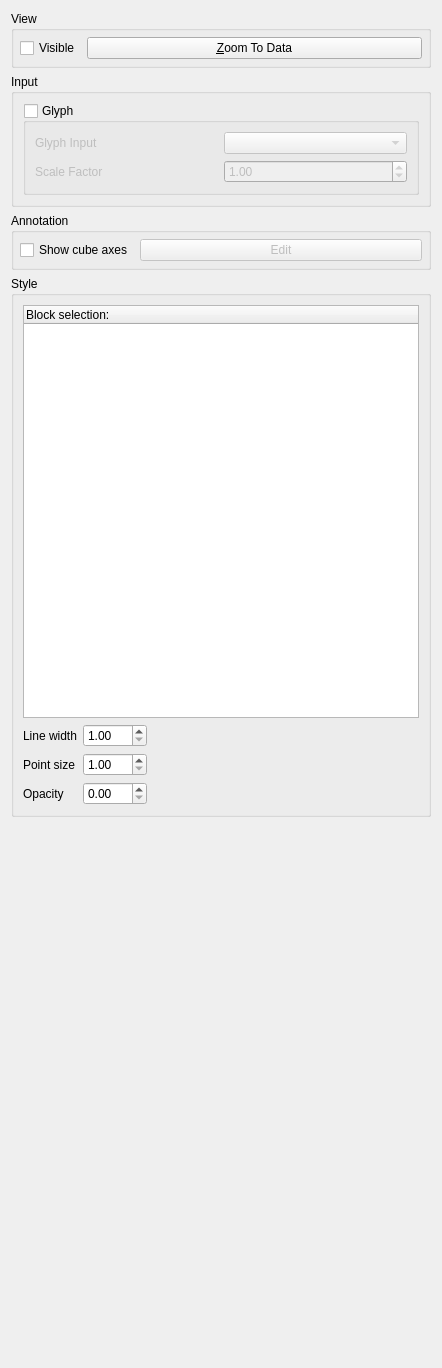
<?xml version="1.0" encoding="UTF-8"?>
<ui version="4.0">
 <class>NetDmfDisplayPanel</class>
 <widget class="QWidget" name="NetDmfDisplayPanel">
  <property name="geometry">
   <rect>
    <x>0</x>
    <y>0</y>
    <width>442</width>
    <height>1368</height>
   </rect>
  </property>
  <property name="windowTitle">
   <string>Form</string>
  </property>
  <layout class="QVBoxLayout">
   <item>
    <widget class="QGroupBox" name="ViewGroup">
     <property name="title">
      <string>View</string>
     </property>
     <layout class="QGridLayout">
      <property name="margin">
       <number>6</number>
      </property>
      <property name="spacing">
       <number>6</number>
      </property>
      <item row="0" column="0">
       <widget class="QCheckBox" name="ViewData">
        <property name="sizePolicy">
         <sizepolicy hsizetype="Fixed" vsizetype="Fixed">
          <horstretch>0</horstretch>
          <verstretch>0</verstretch>
         </sizepolicy>
        </property>
        <property name="toolTip">
         <string>&lt;html&gt;&lt;head&gt;&lt;meta name=&quot;qrichtext&quot; content=&quot;1&quot; /&gt;&lt;/head&gt;&lt;body style=&quot; white-space: pre-wrap; font-family:Sans Serif; font-size:9pt; font-weight:400; font-style:normal; text-decoration:none;&quot;&gt;&lt;p style=&quot; margin-top:0px; margin-bottom:0px; margin-left:0px; margin-right:0px; -qt-block-indent:0; text-indent:0px;&quot;&gt;Toggle visibility of this dataset's geometry.&lt;/p&gt;&lt;/body&gt;&lt;/html&gt;</string>
        </property>
        <property name="text">
         <string>Visible</string>
        </property>
       </widget>
      </item>
      <item row="0" column="1">
       <widget class="QPushButton" name="ViewZoomToData">
        <property name="enabled">
         <bool>true</bool>
        </property>
        <property name="toolTip">
         <string>&lt;html&gt;&lt;head&gt;&lt;meta name=&quot;qrichtext&quot; content=&quot;1&quot; /&gt;&lt;/head&gt;&lt;body style=&quot; white-space: pre-wrap; font-family:Sans Serif; font-size:9pt; font-weight:400; font-style:normal; text-decoration:none;&quot;&gt;&lt;p style=&quot; margin-top:0px; margin-bottom:0px; margin-left:0px; margin-right:0px; -qt-block-indent:0; text-indent:0px;&quot;&gt;Change the camera location to best fit the dataset in the view window.&lt;/p&gt;&lt;/body&gt;&lt;/html&gt;</string>
        </property>
        <property name="text">
         <string>&amp;Zoom To Data</string>
        </property>
       </widget>
      </item>
     </layout>
    </widget>
   </item>
   <item>
    <widget class="QGroupBox" name="InputGroupBox">
     <property name="title">
      <string>Input</string>
     </property>
     <layout class="QGridLayout" name="gridLayout_2">
      <item row="0" column="0" colspan="2">
       <widget class="QGroupBox" name="GlyphGroupBox">
        <property name="title">
         <string>Glyph</string>
        </property>
        <property name="checkable">
         <bool>true</bool>
        </property>
        <property name="checked">
         <bool>false</bool>
        </property>
        <layout class="QGridLayout" name="gridLayout_4">
         <item row="1" column="0">
          <widget class="QLabel" name="GlyphScaleFactorLabel">
           <property name="text">
            <string>Scale Factor</string>
           </property>
          </widget>
         </item>
         <item row="1" column="1">
          <widget class="QDoubleSpinBox" name="GlyphScaleFactorSpinBox">
           <property name="maximum">
            <double>10000.000000000000000</double>
           </property>
           <property name="value">
            <double>1.000000000000000</double>
           </property>
          </widget>
         </item>
         <item row="0" column="1">
          <widget class="QComboBox" name="GlyphInputComboBox"/>
         </item>
         <item row="0" column="0">
          <widget class="QLabel" name="GlyphInputLabel">
           <property name="text">
            <string>Glyph Input</string>
           </property>
          </widget>
         </item>
        </layout>
       </widget>
      </item>
     </layout>
    </widget>
   </item>
   <item>
    <widget class="QGroupBox" name="AnnotationGroup">
     <property name="title">
      <string>Annotation</string>
     </property>
     <layout class="QGridLayout">
      <property name="margin">
       <number>6</number>
      </property>
      <item row="0" column="1">
       <widget class="QPushButton" name="EditCubeAxes">
        <property name="enabled">
         <bool>false</bool>
        </property>
        <property name="toolTip">
         <string>&lt;html&gt;Edit properties of the cube axes &lt;/html&gt;</string>
        </property>
        <property name="statusTip">
         <string>&lt;html&gt;Edit properties of the cube axes &lt;/html&gt;</string>
        </property>
        <property name="whatsThis">
         <string>&lt;html&gt;Edit properties of the cube axes &lt;/html&gt;</string>
        </property>
        <property name="text">
         <string>Edit</string>
        </property>
       </widget>
      </item>
      <item row="0" column="0">
       <widget class="QCheckBox" name="ShowCubeAxes">
        <property name="sizePolicy">
         <sizepolicy hsizetype="Fixed" vsizetype="Fixed">
          <horstretch>0</horstretch>
          <verstretch>0</verstretch>
         </sizepolicy>
        </property>
        <property name="toolTip">
         <string>&lt;html&gt;Toggle visibility of the cube axes&lt;/html&gt;</string>
        </property>
        <property name="statusTip">
         <string>&lt;html&gt;Toggle visibility of the cube axes&lt;/html&gt;</string>
        </property>
        <property name="whatsThis">
         <string>&lt;html&gt;Toggle visibility of the cube axes&lt;/html&gt;</string>
        </property>
        <property name="text">
         <string>Show cube axes</string>
        </property>
       </widget>
      </item>
     </layout>
    </widget>
   </item>
   <item>
    <widget class="QGroupBox" name="StyleGroup">
     <property name="title">
      <string>Style</string>
     </property>
     <layout class="QGridLayout" name="gridLayout_3">
      <item row="0" column="0" colspan="3">
       <widget class="QTreeWidget" name="compositeTree">
        <column>
         <property name="text">
          <string>Block selection:</string>
         </property>
        </column>
       </widget>
      </item>
      <item row="1" column="0">
       <widget class="QLabel" name="label_5">
        <property name="text">
         <string>Line width</string>
        </property>
       </widget>
      </item>
      <item row="1" column="1">
       <widget class="QDoubleSpinBox" name="StyleLineWidth">
        <property name="toolTip">
         <string>&lt;html&gt;&lt;head&gt;&lt;meta name=&quot;qrichtext&quot; content=&quot;1&quot; /&gt;&lt;/head&gt;&lt;body style=&quot; white-space: pre-wrap; font-family:Sans Serif; font-size:9pt; font-weight:400; font-style:normal; text-decoration:none;&quot;&gt;&lt;p style=&quot; margin-top:0px; margin-bottom:0px; margin-left:0px; margin-right:0px; -qt-block-indent:0; text-indent:0px;&quot;&gt;If your dataset containes lines/edges, this scale adjusts the width of the rendered lines.&lt;/p&gt;&lt;/body&gt;&lt;/html&gt;</string>
        </property>
        <property name="minimum">
         <double>1.000000000000000</double>
        </property>
        <property name="maximum">
         <double>100.000000000000000</double>
        </property>
       </widget>
      </item>
      <item row="1" column="2">
       <spacer name="spacer">
        <property name="orientation">
         <enum>Qt::Horizontal</enum>
        </property>
        <property name="sizeHint" stdset="0">
         <size>
          <width>253</width>
          <height>20</height>
         </size>
        </property>
       </spacer>
      </item>
      <item row="2" column="0">
       <widget class="QLabel" name="label_4">
        <property name="text">
         <string>Point size</string>
        </property>
       </widget>
      </item>
      <item row="2" column="1">
       <widget class="QDoubleSpinBox" name="StylePointSize">
        <property name="toolTip">
         <string>&lt;html&gt;&lt;head&gt;&lt;meta name=&quot;qrichtext&quot; content=&quot;1&quot; /&gt;&lt;/head&gt;&lt;body style=&quot; white-space: pre-wrap; font-family:Sans Serif; font-size:9pt; font-weight:400; font-style:normal; text-decoration:none;&quot;&gt;&lt;p style=&quot; margin-top:0px; margin-bottom:0px; margin-left:0px; margin-right:0px; -qt-block-indent:0; text-indent:0px;&quot;&gt;If your dataset contains points/vertices, this scale adjusts the diameter of the rendered points.&lt;/p&gt;&lt;/body&gt;&lt;/html&gt;</string>
        </property>
        <property name="minimum">
         <double>1.000000000000000</double>
        </property>
        <property name="maximum">
         <double>100.000000000000000</double>
        </property>
       </widget>
      </item>
      <item row="2" column="2">
       <spacer>
        <property name="orientation">
         <enum>Qt::Horizontal</enum>
        </property>
        <property name="sizeHint" stdset="0">
         <size>
          <width>40</width>
          <height>20</height>
         </size>
        </property>
       </spacer>
      </item>
      <item row="3" column="0">
       <widget class="QLabel" name="label_6">
        <property name="text">
         <string>Opacity</string>
        </property>
       </widget>
      </item>
      <item row="3" column="1">
       <widget class="QDoubleSpinBox" name="Opacity">
        <property name="toolTip">
         <string>&lt;html&gt;Set the opacity of the dataset's geometry.  Artifacts
         may appear in translucent geometry because primatives are not
         sorted.&lt;/html&gt;</string>
        </property>
        <property name="maximum">
         <double>1.000000000000000</double>
        </property>
        <property name="singleStep">
         <double>0.100000000000000</double>
        </property>
       </widget>
      </item>
      <item row="3" column="2">
       <spacer>
        <property name="orientation">
         <enum>Qt::Horizontal</enum>
        </property>
        <property name="sizeHint" stdset="0">
         <size>
          <width>40</width>
          <height>20</height>
         </size>
        </property>
       </spacer>
      </item>
     </layout>
    </widget>
   </item>
   <item>
    <spacer name="verticalSpacer">
     <property name="orientation">
      <enum>Qt::Vertical</enum>
     </property>
     <property name="sizeHint" stdset="0">
      <size>
       <width>20</width>
       <height>40</height>
      </size>
     </property>
    </spacer>
   </item>
  </layout>
 </widget>
 <tabstops>
  <tabstop>ViewData</tabstop>
  <tabstop>ViewZoomToData</tabstop>
  <tabstop>ShowCubeAxes</tabstop>
  <tabstop>EditCubeAxes</tabstop>
  <tabstop>compositeTree</tabstop>
  <tabstop>StylePointSize</tabstop>
  <tabstop>Opacity</tabstop>
 </tabstops>
 <resources/>
 <connections>
  <connection>
   <sender>ShowCubeAxes</sender>
   <signal>toggled(bool)</signal>
   <receiver>EditCubeAxes</receiver>
   <slot>setEnabled(bool)</slot>
   <hints>
    <hint type="sourcelabel">
     <x>82</x>
     <y>490</y>
    </hint>
    <hint type="destinationlabel">
     <x>213</x>
     <y>490</y>
    </hint>
   </hints>
  </connection>
 </connections>
</ui>
